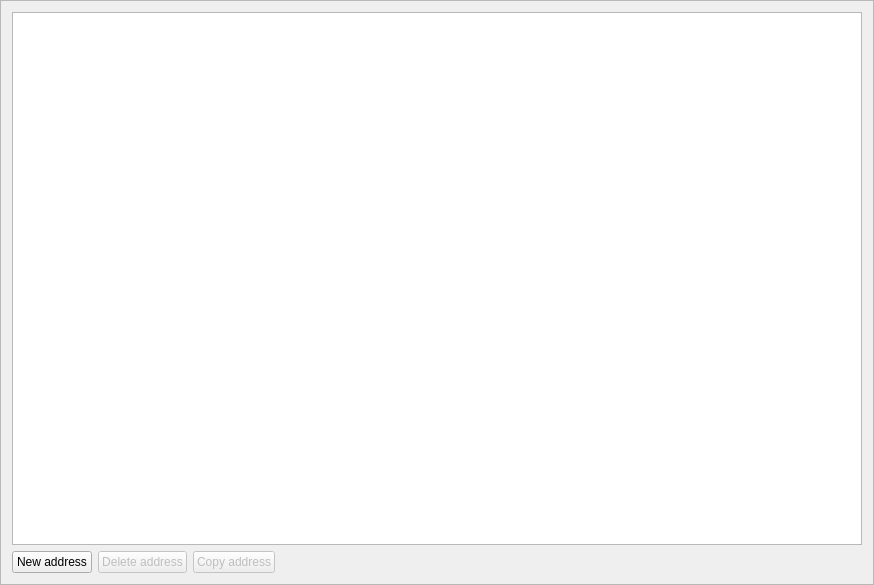
<?xml version="1.0" encoding="UTF-8"?>
<ui version="4.0">
 <class>AddressBookFrame</class>
 <widget class="QFrame" name="AddressBookFrame">
  <property name="geometry">
   <rect>
    <x>0</x>
    <y>0</y>
    <width>874</width>
    <height>585</height>
   </rect>
  </property>
  <property name="windowTitle">
   <string>Frame</string>
  </property>
  <property name="windowIcon">
   <iconset resource="../../resources.qrc">
    <normaloff>:/images/cryptonote</normaloff>:/images/cryptonote</iconset>
  </property>
  <property name="frameShape">
   <enum>QFrame::StyledPanel</enum>
  </property>
  <property name="frameShadow">
   <enum>QFrame::Raised</enum>
  </property>
  <layout class="QVBoxLayout" name="verticalLayout">
   <item>
    <widget class="QTreeView" name="m_addressBookView"/>
   </item>
   <item>
    <layout class="QHBoxLayout" name="horizontalLayout">
     <item>
      <widget class="QPushButton" name="m_addAddressButton">
       <property name="text">
        <string>New address</string>
       </property>
       <property name="icon">
        <iconset resource="../../resources.qrc">
         <normaloff>:/icons/add</normaloff>:/icons/add</iconset>
       </property>
      </widget>
     </item>
     <item>
      <widget class="QPushButton" name="m_deleteAddressButton">
       <property name="enabled">
        <bool>false</bool>
       </property>
       <property name="text">
        <string>Delete address</string>
       </property>
       <property name="icon">
        <iconset resource="../../resources.qrc">
         <normaloff>:/icons/remove</normaloff>:/icons/remove</iconset>
       </property>
      </widget>
     </item>
     <item>
      <widget class="QPushButton" name="m_copyAddressButton">
       <property name="enabled">
        <bool>false</bool>
       </property>
       <property name="text">
        <string>Copy address</string>
       </property>
       <property name="icon">
        <iconset resource="../../resources.qrc">
         <normaloff>:/icons/copy</normaloff>:/icons/copy</iconset>
       </property>
      </widget>
     </item>
     <item>
      <spacer name="horizontalSpacer">
       <property name="orientation">
        <enum>Qt::Horizontal</enum>
       </property>
       <property name="sizeHint" stdset="0">
        <size>
         <width>40</width>
         <height>20</height>
        </size>
       </property>
      </spacer>
     </item>
    </layout>
   </item>
  </layout>
 </widget>
 <resources>
  <include location="../../resources.qrc"/>
 </resources>
 <connections>
  <connection>
   <sender>m_addAddressButton</sender>
   <signal>clicked()</signal>
   <receiver>AddressBookFrame</receiver>
   <slot>addClicked()</slot>
   <hints>
    <hint type="sourcelabel">
     <x>53</x>
     <y>556</y>
    </hint>
    <hint type="destinationlabel">
     <x>436</x>
     <y>292</y>
    </hint>
   </hints>
  </connection>
  <connection>
   <sender>m_deleteAddressButton</sender>
   <signal>clicked()</signal>
   <receiver>AddressBookFrame</receiver>
   <slot>deleteClicked()</slot>
   <hints>
    <hint type="sourcelabel">
     <x>148</x>
     <y>556</y>
    </hint>
    <hint type="destinationlabel">
     <x>436</x>
     <y>292</y>
    </hint>
   </hints>
  </connection>
  <connection>
   <sender>m_copyAddressButton</sender>
   <signal>clicked()</signal>
   <receiver>AddressBookFrame</receiver>
   <slot>copyClicked()</slot>
   <hints>
    <hint type="sourcelabel">
     <x>243</x>
     <y>556</y>
    </hint>
    <hint type="destinationlabel">
     <x>436</x>
     <y>292</y>
    </hint>
   </hints>
  </connection>
 </connections>
 <slots>
  <slot>addClicked()</slot>
  <slot>deleteClicked()</slot>
  <slot>copyClicked()</slot>
 </slots>
</ui>
